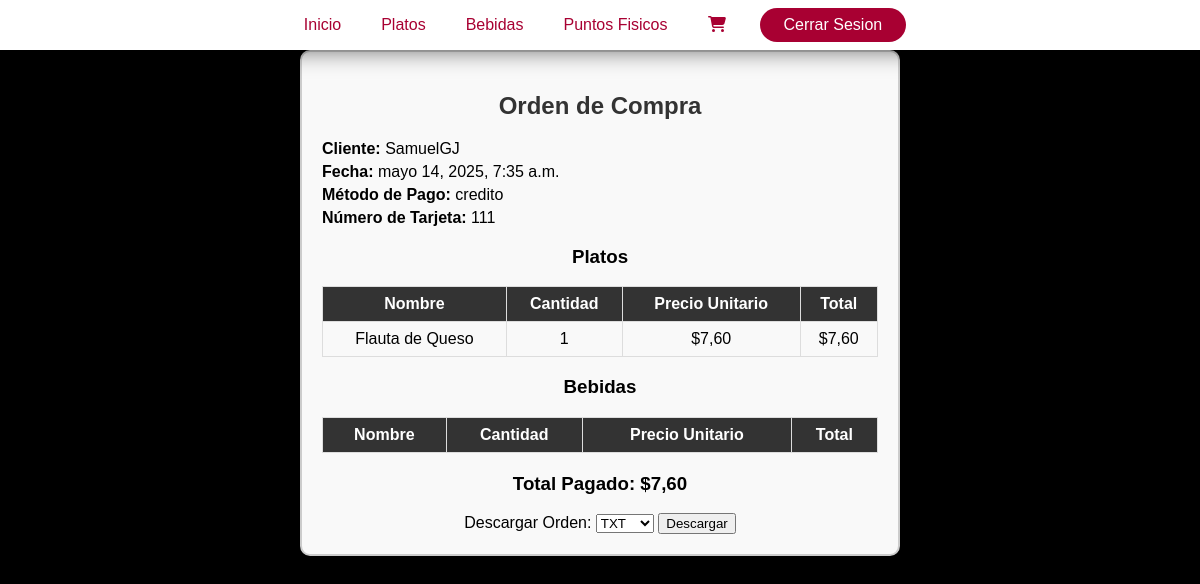
Page /orden/orden/16/ (signed in) on the committed database.
### orden/models.py (models this page shows)
class Orden(models.Model):
    METODO_PAGO_CHOICES = [
        ('CREDITO', 'Tarjeta de Crédito'),
        ('DEBITO', 'Tarjeta de Débito'),
    ]
    usuario = models.ForeignKey(settings.AUTH_USER_MODEL, on_delete=models.CASCADE)
    monto_total = models.DecimalField(max_digits=10, decimal_places=2)
    metodo_pago = models.CharField(max_length=20, choices=METODO_PAGO_CHOICES)
    numero_tarjeta = models.CharField(max_length=16)
    fecha_creacion = models.DateTimeField(auto_now_add=True)

class OrdenPlato(models.Model):
    orden = models.ForeignKey(Orden, on_delete=models.CASCADE)
    plato = models.ForeignKey(Plato, on_delete=models.CASCADE)
    cantidad = models.PositiveIntegerField()
    @property
    def total(self):
        return self.cantidad * self.plato.precio

### usuario/models.py (models this page shows, shortened)
class Usuario(AbstractUser):
    email = models.EmailField(max_length=50, unique=True)
    numDocumento = models.CharField(max_length=10, unique=True)
    celular = models.CharField(max_length=10)
    direccion = models.CharField(max_length=100)
    USERNAME_FIELD = "email"
    REQUIRED_FIELDS = ["numDocumento", "username"]

### menu/models.py (models this page shows, shortened)
class Plato(models.Model):
    idPlato = models.CharField(max_length=30, primary_key=True)
    nombre = models.CharField(max_length=100)
    descripcion = models.TextField()
    precio = models.FloatField()
    categoria = models.CharField(max_length=20, choices=[('Combo', 'Combo'), ('Plato Fuerte', 'Plato Fuerte')])
    imagen = models.ImageField(upload_to='menu/images/')

### orden/views.py (the view)
# urls.py: path('orden/<int:orden_id>/', DetalleOrdenView.as_view(), name='detalle_orden'),
class DetalleOrdenView(View):
    @method_decorator(login_required)
    def get(self, request, orden_id, *args, **kwargs):
        print(f"Mostrando orden con ID: {orden_id}")
        try:
            orden = Orden.objects.get(id=orden_id, usuario=request.user)
        except Orden.DoesNotExist:
            print("Error: Orden no encontrada")
            return redirect('ver_carrito')
        return render(request, 'orden.html', {'orden': orden})

### usuario/context_processors.py (called while the page is built)
def base_template(request):
    if request.user.is_authenticated:
        return {'base_template': 'base_loged.html'}
    return {'base_template': 'base.html'}

### orden/templates/orden.html (shortened to what this page needs)
{% extends 'base_loged.html' %}
{% load static %}
{% load tz %}
{% load humanize %}
{% load i18n %}
{% block content %}
<head>
</head>
<body>
    <div class="orden-container">
        <h2>{% trans "Orden de Compra" %}</h2>
        <div class="orden-info">
            <p><strong>{% trans "Cliente:" %}</strong> {{ orden.usuario.username }}</p>
            <p><strong>{% trans "Fecha:" %}</strong> {% localtime on %}{{ orden.fecha_creacion|date:"F j, Y, g:i a" }}{% endlocaltime %}</p>
            <p><strong>{% trans "Método de Pago:" %}</strong> {{ orden.get_metodo_pago_display }}</p>
            <p><strong>{% trans "Número de Tarjeta:" %}</strong> {{ orden.numero_tarjeta }}</p>
        </div>
        <h3>{% trans "Platos" %}</h3>
        <table>
            <tr>
                <th>{% trans "Nombre" %}</th>
                <th>{% trans "Cantidad" %}</th>
                <th>{% trans "Precio Unitario" %}</th>
                <th>{% trans "Total" %}</th>
            </tr>
            {% for item in orden.ordenplato_set.all %}
            <tr>
                <td>{{ item.plato.nombre }}</td>
                <td>{{ item.cantidad }}</td>
                <td>${{ item.plato.precio|floatformat:2 }}</td>
                <td>${{ item.total|floatformat:2 }}</td>
            </tr>
            {% endfor %}
        </table>
        <h3>{% trans "Bebidas" %}</h3>
        <table>
            <tr>
                <th>{% trans "Nombre" %}</th>
                <th>{% trans "Cantidad" %}</th>
                <th>{% trans "Precio Unitario" %}</th>
                <th>{% trans "Total" %}</th>
            </tr>
        </table>
        <h3 class="total">{% trans "Total Pagado:" %} ${{ orden.monto_total }}</h3>
        <form action="{% url 'descargar_orden' orden.id %}" method="get">
            <label>{% trans "Descargar Orden:" %}</label>
            <select name="formato" id="formato">
                <option value="txt">{% trans "TXT" %}</option>
            </select>
            <button type="submit">{% trans "Descargar" %}</button>
        </form>
    </div>
</body>
{% endblock %}

### taco_factory/static/base/styles.css (style rules this page uses)
body { margin: 0; font-family: sans-serif; box-sizing: border-box; background-color: #000; color: #fff; }
div, header, nav, ul, li, a, p, h1, h2, img { box-sizing: border-box; }

### orden/templates/orden.html (style rules this page uses)
body { color: black; }
.orden-container { max-width: 600px; margin: auto; padding: 20px; border: 2px solid #ccc; border-radius: 10px; background-color: #f9f9f9; text-align: center; }
h2 { color: #333; }
.orden-info { text-align: left; margin-top: 10px; }
.orden-info p { margin: 5px 0; }
table { width: 100%; border-collapse: collapse; margin-top: 15px; }
th, td { border: 1px solid #ddd; padding: 8px; text-align: center; color: black; }
th { background-color: #333; color: white; }
.total { font-weight: bold; margin-top: 20px; }

### rows in the picture
Orden: usuario.username "SamuelGJ", fecha_creacion "mayo 14, 2025, 7:35 a.m.", metodo_pago "credito", numero_tarjeta "111", monto_total "7,60"
OrdenPlato: plato.nombre "Flauta de Queso", cantidad "1", plato.precio "7,60", total "7,60"
